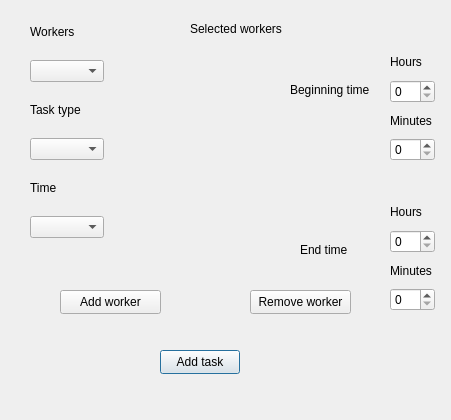
<?xml version="1.0" encoding="UTF-8"?>
<ui version="4.0">
 <class>taskDataMenu</class>
 <widget class="QDialog" name="taskDataMenu">
  <property name="geometry">
   <rect>
    <x>0</x>
    <y>0</y>
    <width>451</width>
    <height>420</height>
   </rect>
  </property>
  <property name="windowTitle">
   <string>Dialog</string>
  </property>
  <widget class="QPushButton" name="addTaskButton">
   <property name="geometry">
    <rect>
     <x>160</x>
     <y>350</y>
     <width>80</width>
     <height>24</height>
    </rect>
   </property>
   <property name="text">
    <string>Add task</string>
   </property>
  </widget>
  <widget class="QLabel" name="label_4">
   <property name="geometry">
    <rect>
     <x>190</x>
     <y>21</y>
     <width>101</width>
     <height>16</height>
    </rect>
   </property>
   <property name="text">
    <string>Selected workers</string>
   </property>
  </widget>
  <widget class="QLabel" name="workersLabel">
   <property name="geometry">
    <rect>
     <x>170</x>
     <y>50</y>
     <width>121</width>
     <height>31</height>
    </rect>
   </property>
   <property name="text">
    <string/>
   </property>
  </widget>
  <widget class="QPushButton" name="addWorkerButton">
   <property name="geometry">
    <rect>
     <x>60</x>
     <y>290</y>
     <width>101</width>
     <height>24</height>
    </rect>
   </property>
   <property name="text">
    <string>Add worker</string>
   </property>
  </widget>
  <widget class="QPushButton" name="removeWorkerButton">
   <property name="geometry">
    <rect>
     <x>250</x>
     <y>290</y>
     <width>101</width>
     <height>24</height>
    </rect>
   </property>
   <property name="text">
    <string>Remove worker</string>
   </property>
  </widget>
  <widget class="QWidget" name="layoutWidget">
   <property name="geometry">
    <rect>
     <x>390</x>
     <y>200</y>
     <width>45</width>
     <height>111</height>
    </rect>
   </property>
   <layout class="QVBoxLayout" name="verticalLayout_3">
    <item>
     <widget class="QLabel" name="label_8">
      <property name="text">
       <string>Hours</string>
      </property>
     </widget>
    </item>
    <item>
     <widget class="QSpinBox" name="endHoursSpinBox">
      <property name="maximum">
       <number>23</number>
      </property>
     </widget>
    </item>
    <item>
     <widget class="QLabel" name="label_9">
      <property name="text">
       <string>Minutes</string>
      </property>
     </widget>
    </item>
    <item>
     <widget class="QSpinBox" name="endMinutesSpinBox">
      <property name="maximum">
       <number>59</number>
      </property>
     </widget>
    </item>
   </layout>
  </widget>
  <widget class="QLabel" name="label_5">
   <property name="geometry">
    <rect>
     <x>290</x>
     <y>80</y>
     <width>91</width>
     <height>20</height>
    </rect>
   </property>
   <property name="text">
    <string>Beginning time</string>
   </property>
  </widget>
  <widget class="QLabel" name="label_10">
   <property name="geometry">
    <rect>
     <x>300</x>
     <y>240</y>
     <width>71</width>
     <height>20</height>
    </rect>
   </property>
   <property name="text">
    <string>End time</string>
   </property>
  </widget>
  <widget class="QWidget" name="">
   <property name="geometry">
    <rect>
     <x>30</x>
     <y>10</y>
     <width>74</width>
     <height>228</height>
    </rect>
   </property>
   <layout class="QVBoxLayout" name="verticalLayout">
    <item>
     <widget class="QLabel" name="label">
      <property name="text">
       <string>Workers</string>
      </property>
     </widget>
    </item>
    <item>
     <widget class="QComboBox" name="workersComboBox"/>
    </item>
    <item>
     <widget class="QLabel" name="label_2">
      <property name="text">
       <string>Task type</string>
      </property>
     </widget>
    </item>
    <item>
     <widget class="QComboBox" name="taskTypeComboBox"/>
    </item>
    <item>
     <widget class="QLabel" name="label_3">
      <property name="text">
       <string>Time</string>
      </property>
     </widget>
    </item>
    <item>
     <widget class="QComboBox" name="timeComboBox"/>
    </item>
   </layout>
  </widget>
  <widget class="QWidget" name="">
   <property name="geometry">
    <rect>
     <x>390</x>
     <y>50</y>
     <width>45</width>
     <height>111</height>
    </rect>
   </property>
   <layout class="QVBoxLayout" name="verticalLayout_2">
    <item>
     <widget class="QLabel" name="label_6">
      <property name="text">
       <string>Hours</string>
      </property>
     </widget>
    </item>
    <item>
     <widget class="QSpinBox" name="beginHoursSpinBox">
      <property name="maximum">
       <number>23</number>
      </property>
     </widget>
    </item>
    <item>
     <widget class="QLabel" name="label_7">
      <property name="text">
       <string>Minutes</string>
      </property>
     </widget>
    </item>
    <item>
     <widget class="QSpinBox" name="beginMinutesSpinBox">
      <property name="maximum">
       <number>59</number>
      </property>
     </widget>
    </item>
   </layout>
  </widget>
 </widget>
 <resources/>
 <connections/>
</ui>
